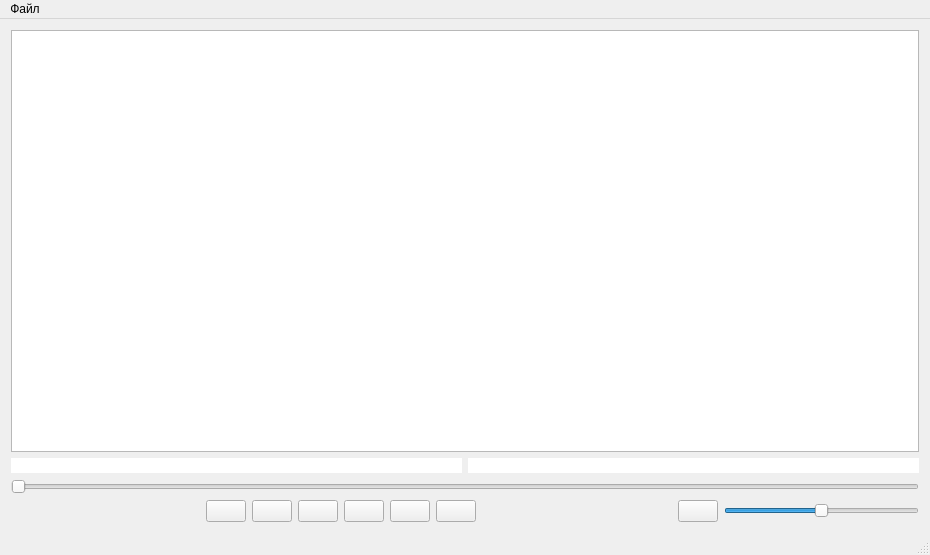
<?xml version="1.0" encoding="UTF-8"?>
<ui version="4.0">
 <class>MainWindow</class>
 <widget class="QMainWindow" name="MainWindow">
  <property name="geometry">
   <rect>
    <x>0</x>
    <y>0</y>
    <width>930</width>
    <height>555</height>
   </rect>
  </property>
  <property name="windowTitle">
   <string>Медиаплеер</string>
  </property>
  <property name="styleSheet">
   <string notr="true"/>
  </property>
  <widget class="QWidget" name="centralWidget">
   <layout class="QVBoxLayout" name="verticalLayout">
    <item>
     <widget class="QTableView" name="play_list_tableView"/>
    </item>
    <item>
     <layout class="QHBoxLayout" name="horizontalLayout_2">
      <item>
       <widget class="QLabel" name="currentTrack">
        <property name="font">
         <font>
          <pointsize>10</pointsize>
         </font>
        </property>
        <property name="layoutDirection">
         <enum>Qt::LeftToRight</enum>
        </property>
        <property name="styleSheet">
         <string notr="true">background-color: rgb(255, 255, 255);</string>
        </property>
        <property name="text">
         <string/>
        </property>
        <property name="alignment">
         <set>Qt::AlignCenter</set>
        </property>
       </widget>
      </item>
      <item>
       <widget class="QLabel" name="current_track_timer">
        <property name="font">
         <font>
          <pointsize>10</pointsize>
         </font>
        </property>
        <property name="layoutDirection">
         <enum>Qt::LeftToRight</enum>
        </property>
        <property name="styleSheet">
         <string notr="true">background-color: rgb(255, 255, 255);</string>
        </property>
        <property name="text">
         <string/>
        </property>
        <property name="alignment">
         <set>Qt::AlignCenter</set>
        </property>
       </widget>
      </item>
     </layout>
    </item>
    <item>
     <widget class="QSlider" name="play_time_horizontalSlider">
      <property name="orientation">
       <enum>Qt::Horizontal</enum>
      </property>
     </widget>
    </item>
    <item>
     <layout class="QHBoxLayout" name="horizontalLayout">
      <item>
       <spacer name="horizontalSpacer_2">
        <property name="orientation">
         <enum>Qt::Horizontal</enum>
        </property>
        <property name="sizeHint" stdset="0">
         <size>
          <width>40</width>
          <height>20</height>
         </size>
        </property>
       </spacer>
      </item>
      <item>
       <widget class="QPushButton" name="prev_pushButton">
        <property name="text">
         <string/>
        </property>
       </widget>
      </item>
      <item>
       <widget class="QPushButton" name="stop_pushButton">
        <property name="text">
         <string/>
        </property>
       </widget>
      </item>
      <item>
       <widget class="QPushButton" name="play_pushButton">
        <property name="text">
         <string/>
        </property>
       </widget>
      </item>
      <item>
       <widget class="QPushButton" name="pause_pushButton">
        <property name="styleSheet">
         <string notr="true"/>
        </property>
        <property name="text">
         <string/>
        </property>
       </widget>
      </item>
      <item>
       <widget class="QPushButton" name="next_pushButton">
        <property name="text">
         <string/>
        </property>
       </widget>
      </item>
      <item>
       <widget class="QPushButton" name="loop_mode_pushButton">
        <property name="styleSheet">
         <string notr="true"/>
        </property>
        <property name="text">
         <string/>
        </property>
       </widget>
      </item>
      <item>
       <spacer name="horizontalSpacer">
        <property name="orientation">
         <enum>Qt::Horizontal</enum>
        </property>
        <property name="sizeHint" stdset="0">
         <size>
          <width>40</width>
          <height>20</height>
         </size>
        </property>
       </spacer>
      </item>
      <item>
       <widget class="QPushButton" name="volume_pushButton">
        <property name="text">
         <string/>
        </property>
       </widget>
      </item>
      <item>
       <widget class="QSlider" name="volume_horizontalSlider">
        <property name="maximum">
         <number>100</number>
        </property>
        <property name="value">
         <number>50</number>
        </property>
        <property name="orientation">
         <enum>Qt::Horizontal</enum>
        </property>
       </widget>
      </item>
     </layout>
    </item>
   </layout>
  </widget>
  <widget class="QMenuBar" name="menuBar">
   <property name="geometry">
    <rect>
     <x>0</x>
     <y>0</y>
     <width>930</width>
     <height>21</height>
    </rect>
   </property>
   <widget class="QMenu" name="menu">
    <property name="title">
     <string>Файл</string>
    </property>
    <addaction name="add_file_action"/>
    <addaction name="add_files_action"/>
    <addaction name="separator"/>
    <addaction name="exit_action"/>
   </widget>
   <addaction name="menu"/>
  </widget>
  <widget class="QStatusBar" name="statusBar"/>
  <action name="add_file_action">
   <property name="text">
    <string>Добавить файл</string>
   </property>
  </action>
  <action name="add_files_action">
   <property name="text">
    <string>Добавить файлы</string>
   </property>
   <property name="shortcut">
    <string>Ctrl+O</string>
   </property>
  </action>
  <action name="exit_action">
   <property name="text">
    <string>Выход</string>
   </property>
  </action>
 </widget>
 <layoutdefault spacing="6" margin="11"/>
 <resources/>
 <connections/>
</ui>
